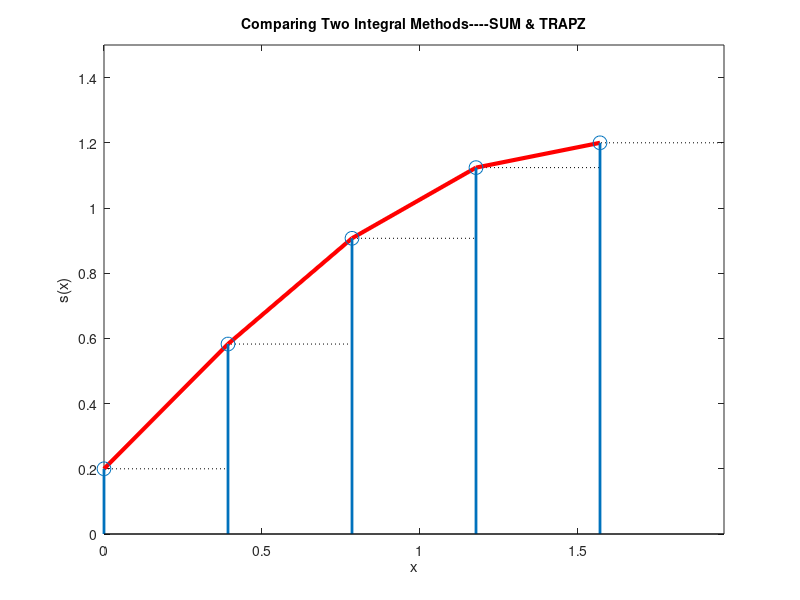

Reproduce this figure in MATLAB.
% 20130427 XY511 17:17
% AbrahamX @ NWPU
% Numerical integral, using trapz & sum
clear
d = pi/8;  % Interval
t = 0: d: pi/2;  % Array with 5 sampling points
y = 0.2 + sin(t);  % function & its value
s = sum(y);  % s is the sum of all y points
s_sa = d * s;  % ares of these rectangles
s_ta = d * trapz(y);  % areas of these trapzoidal (Tixing)

% Display
disp(['Integral by SUM', blanks(3), 'Integral by TRAPZ'])
disp([s_sa, s_ta])

% Graphing by "stairs"
t2 = [t, t(end)+d];
y2 = [y, nan];
stairs(t2, y2, ':k')  % Rectangle to show (d*sum)
hold on
plot(t, y, 'r', 'LineWidth', 3)  % Trapzoidal to show (d*trapz)
h = stem(t, y, 'LineWidth', 2);  % stem to show y values
set(h(1), 'MarkerSize', 10)
axis([0, pi/2+d, 0, 1.5])  % x-coord, scale [0, 5*d]
xlabel('x')
ylabel('s(x)')
title('\fontsize{14}Comparing Two Integral Methods----SUM & TRAPZ')
hold off
shg


% Comment: FBI Warning. Command "sum" was designed to calculate
% the sum(s) of array elements. And some codes like: (d * sum(y))
% might be used to compute Integral.---->This is WRONG. Sum would
% take one more block when integrating.

% Note: when using numerical methods to do calculations, you should
% pay close attention to the "Interval"---->The smaller they are, the
% more accurate results would be.
